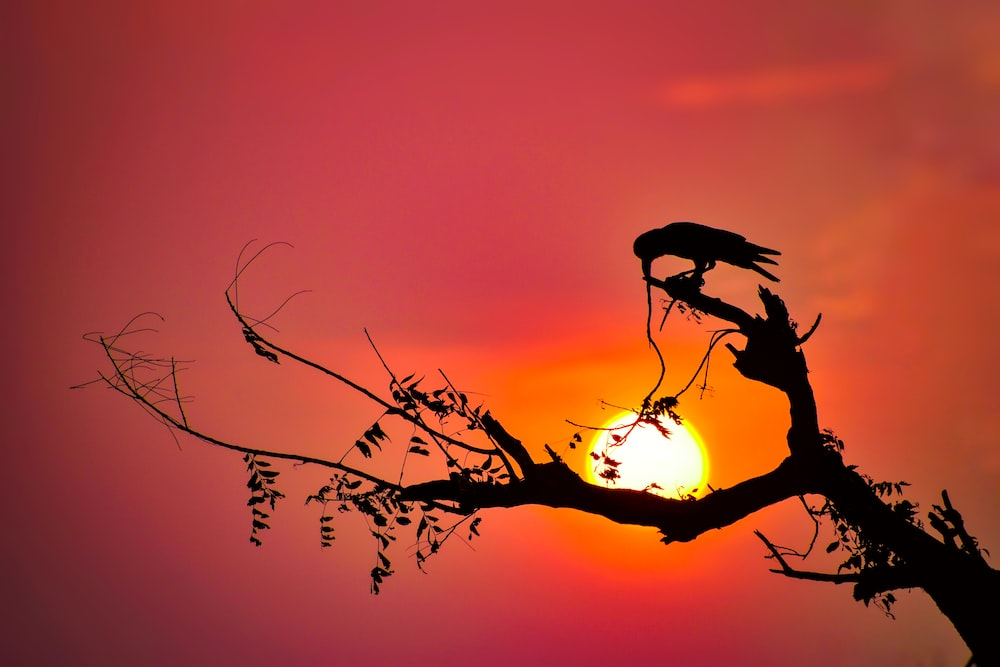
#> input picture encodedimage.png, 1000 x 667 px
$ python -i code_1.py   (imports and definitions only)
#> lines starting #> are read from the running program, lines starting #| are printed output that depends on the picture
from tkinter import *
from tkinter import ttk
import tkinter.filedialog
from PIL import ImageTk
from PIL import Image
from tkinter import messagebox
from io import BytesIO
import  os

class Stegno:

    art ='''¯\_(ツ)_/¯'''
    art2 = '''
@(\/)
(\/)-{}-)@
@(={}=)/\)(\/)
(\/(/\)@| (-{}-)
(={}=)@(\/)@(/\)@
(/\)\(={}=)/(\/)
@(\/)\(/\)/(={}=)
(-{}-)""""@/(/\)
|:   |
/::'   \\
/:::     \\
|::'       |
|::        |
\::.       /
':______.'
`""""""`'''
    output_image_size = 0

    # [33 lines left out: function main, not called in this run]

    def home(self,frame):
            frame.destroy()
            self.main(root)

    # [203 lines left out: functions frame1_decode, frame2_decode, decode, frame1_encode, frame2_encode, info and 4 more, not called in this run]

    def page3(self,frame):
        frame.destroy()
        self.main(root)

# [1 line not run here, left out]

o = Stegno()
# [3 lines not run here, left out]

>>> import cv2
>>> picture = cv2.imread('encodedimage.png', cv2.IMREAD_GRAYSCALE)
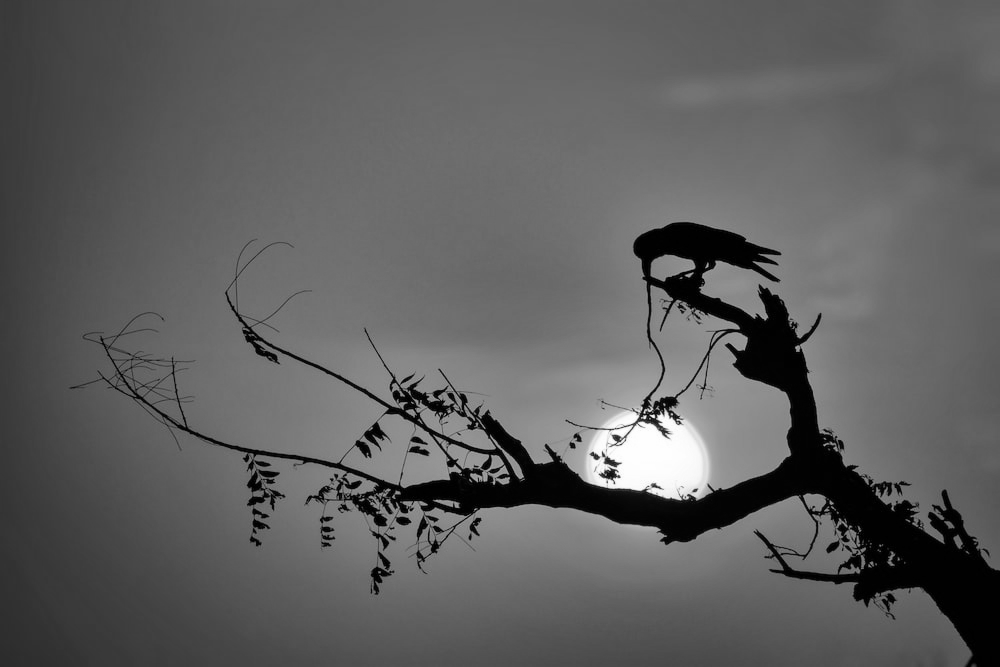
#> picture: shape (667, 1000); min 0, max 255, mean 94.5
#> (the run stopped early here; a loop or call above may not have finished)
